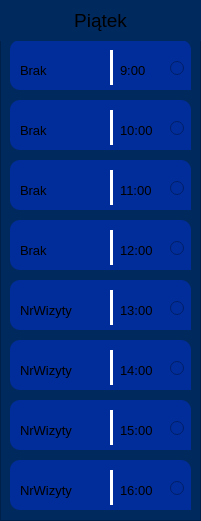
   <widget class="QFrame" name="frame_9">
    <property name="geometry">
     <rect>
      <x>870</x>
      <y>120</y>
      <width>201</width>
      <height>521</height>
     </rect>
    </property>
    <property name="styleSheet">
     <string notr="true">background-color: rgb(0, 41, 94);</string>
    </property>
    <property name="frameShape">
     <enum>QFrame::Shape::StyledPanel</enum>
    </property>
    <property name="frameShadow">
     <enum>QFrame::Shadow::Raised</enum>
    </property>
    <widget class="QFrame" name="frame_66">
     <property name="geometry">
      <rect>
       <x>10</x>
       <y>40</y>
       <width>181</width>
       <height>50</height>
      </rect>
     </property>
     <property name="styleSheet">
      <string notr="true">background-color: rgb(0, 45, 154);
border-radius: 10px;</string>
     </property>
     <property name="frameShape">
      <enum>QFrame::Shape::StyledPanel</enum>
     </property>
     <property name="frameShadow">
      <enum>QFrame::Shadow::Raised</enum>
     </property>
     <widget class="QLabel" name="label_121">
      <property name="geometry">
       <rect>
        <x>10</x>
        <y>10</y>
        <width>121</width>
        <height>41</height>
       </rect>
      </property>
      <property name="font">
       <font>
        <pointsize>10</pointsize>
        <bold>false</bold>
       </font>
      </property>
      <property name="layoutDirection">
       <enum>Qt::LayoutDirection::LeftToRight</enum>
      </property>
      <property name="styleSheet">
       <string notr="true"/>
      </property>
      <property name="text">
       <string>Brak</string>
      </property>
      <property name="textFormat">
       <enum>Qt::TextFormat::RichText</enum>
      </property>
      <property name="alignment">
       <set>Qt::AlignmentFlag::AlignLeading|Qt::AlignmentFlag::AlignLeft|Qt::AlignmentFlag::AlignVCenter</set>
      </property>
     </widget>
     <widget class="Line" name="line_59">
      <property name="geometry">
       <rect>
        <x>100</x>
        <y>10</y>
        <width>3</width>
        <height>35</height>
       </rect>
      </property>
      <property name="styleSheet">
       <string notr="true">background-color: white;</string>
      </property>
      <property name="orientation">
       <enum>Qt::Orientation::Vertical</enum>
      </property>
     </widget>
     <widget class="QLabel" name="label_122">
      <property name="geometry">
       <rect>
        <x>110</x>
        <y>10</y>
        <width>131</width>
        <height>41</height>
       </rect>
      </property>
      <property name="font">
       <font>
        <pointsize>10</pointsize>
        <bold>false</bold>
       </font>
      </property>
      <property name="layoutDirection">
       <enum>Qt::LayoutDirection::LeftToRight</enum>
      </property>
      <property name="styleSheet">
       <string notr="true"/>
      </property>
      <property name="text">
       <string>9:00</string>
      </property>
      <property name="textFormat">
       <enum>Qt::TextFormat::RichText</enum>
      </property>
      <property name="alignment">
       <set>Qt::AlignmentFlag::AlignLeading|Qt::AlignmentFlag::AlignLeft|Qt::AlignmentFlag::AlignVCenter</set>
      </property>
     </widget>
     <widget class="QRadioButton" name="radioButton_21">
      <property name="geometry">
       <rect>
        <x>160</x>
        <y>15</y>
        <width>112</width>
        <height>26</height>
       </rect>
      </property>
      <property name="text">
       <string/>
      </property>
     </widget>
    </widget>
    <widget class="QLabel" name="label_9">
     <property name="geometry">
      <rect>
       <x>0</x>
       <y>0</y>
       <width>201</width>
       <height>41</height>
      </rect>
     </property>
     <property name="font">
      <font>
       <pointsize>14</pointsize>
       <bold>false</bold>
      </font>
     </property>
     <property name="layoutDirection">
      <enum>Qt::LayoutDirection::RightToLeft</enum>
     </property>
     <property name="styleSheet">
      <string notr="true"/>
     </property>
     <property name="text">
      <string>Piątek</string>
     </property>
     <property name="textFormat">
      <enum>Qt::TextFormat::RichText</enum>
     </property>
     <property name="alignment">
      <set>Qt::AlignmentFlag::AlignCenter</set>
     </property>
    </widget>
    <widget class="QFrame" name="frame_67">
     <property name="geometry">
      <rect>
       <x>10</x>
       <y>100</y>
       <width>181</width>
       <height>50</height>
      </rect>
     </property>
     <property name="styleSheet">
      <string notr="true">background-color: rgb(0, 45, 154);
border-radius: 10px;</string>
     </property>
     <property name="frameShape">
      <enum>QFrame::Shape::StyledPanel</enum>
     </property>
     <property name="frameShadow">
      <enum>QFrame::Shadow::Raised</enum>
     </property>
     <widget class="QLabel" name="label_123">
      <property name="geometry">
       <rect>
        <x>10</x>
        <y>10</y>
        <width>121</width>
        <height>41</height>
       </rect>
      </property>
      <property name="font">
       <font>
        <pointsize>10</pointsize>
        <bold>false</bold>
       </font>
      </property>
      <property name="layoutDirection">
       <enum>Qt::LayoutDirection::LeftToRight</enum>
      </property>
      <property name="styleSheet">
       <string notr="true"/>
      </property>
      <property name="text">
       <string>Brak</string>
      </property>
      <property name="textFormat">
       <enum>Qt::TextFormat::RichText</enum>
      </property>
      <property name="alignment">
       <set>Qt::AlignmentFlag::AlignLeading|Qt::AlignmentFlag::AlignLeft|Qt::AlignmentFlag::AlignVCenter</set>
      </property>
     </widget>
     <widget class="Line" name="line_60">
      <property name="geometry">
       <rect>
        <x>100</x>
        <y>10</y>
        <width>3</width>
        <height>35</height>
       </rect>
      </property>
      <property name="styleSheet">
       <string notr="true">background-color: white;</string>
      </property>
      <property name="orientation">
       <enum>Qt::Orientation::Vertical</enum>
      </property>
     </widget>
     <widget class="QLabel" name="label_124">
      <property name="geometry">
       <rect>
        <x>110</x>
        <y>10</y>
        <width>131</width>
        <height>41</height>
       </rect>
      </property>
      <property name="font">
       <font>
        <pointsize>10</pointsize>
        <bold>false</bold>
       </font>
      </property>
      <property name="layoutDirection">
       <enum>Qt::LayoutDirection::LeftToRight</enum>
      </property>
      <property name="styleSheet">
       <string notr="true"/>
      </property>
      <property name="text">
       <string>10:00</string>
      </property>
      <property name="textFormat">
       <enum>Qt::TextFormat::RichText</enum>
      </property>
      <property name="alignment">
       <set>Qt::AlignmentFlag::AlignLeading|Qt::AlignmentFlag::AlignLeft|Qt::AlignmentFlag::AlignVCenter</set>
      </property>
     </widget>
     <widget class="QRadioButton" name="radioButton_22">
      <property name="geometry">
       <rect>
        <x>160</x>
        <y>15</y>
        <width>112</width>
        <height>26</height>
       </rect>
      </property>
      <property name="text">
       <string/>
      </property>
     </widget>
    </widget>
    <widget class="QFrame" name="frame_68">
     <property name="geometry">
      <rect>
       <x>10</x>
       <y>160</y>
       <width>181</width>
       <height>50</height>
      </rect>
     </property>
     <property name="styleSheet">
      <string notr="true">background-color: rgb(0, 45, 154);
border-radius: 10px;</string>
     </property>
     <property name="frameShape">
      <enum>QFrame::Shape::StyledPanel</enum>
     </property>
     <property name="frameShadow">
      <enum>QFrame::Shadow::Raised</enum>
     </property>
     <widget class="QLabel" name="label_125">
      <property name="geometry">
       <rect>
        <x>10</x>
        <y>10</y>
        <width>121</width>
        <height>41</height>
       </rect>
      </property>
      <property name="font">
       <font>
        <pointsize>10</pointsize>
        <bold>false</bold>
       </font>
      </property>
      <property name="layoutDirection">
       <enum>Qt::LayoutDirection::LeftToRight</enum>
      </property>
      <property name="styleSheet">
       <string notr="true"/>
      </property>
      <property name="text">
       <string>Brak</string>
      </property>
      <property name="textFormat">
       <enum>Qt::TextFormat::RichText</enum>
      </property>
      <property name="alignment">
       <set>Qt::AlignmentFlag::AlignLeading|Qt::AlignmentFlag::AlignLeft|Qt::AlignmentFlag::AlignVCenter</set>
      </property>
     </widget>
     <widget class="Line" name="line_61">
      <property name="geometry">
       <rect>
        <x>100</x>
        <y>10</y>
        <width>3</width>
        <height>35</height>
       </rect>
      </property>
      <property name="styleSheet">
       <string notr="true">background-color: white;</string>
      </property>
      <property name="orientation">
       <enum>Qt::Orientation::Vertical</enum>
      </property>
     </widget>
     <widget class="QLabel" name="label_126">
      <property name="geometry">
       <rect>
        <x>110</x>
        <y>10</y>
        <width>131</width>
        <height>41</height>
       </rect>
      </property>
      <property name="font">
       <font>
        <pointsize>10</pointsize>
        <bold>false</bold>
       </font>
      </property>
      <property name="layoutDirection">
       <enum>Qt::LayoutDirection::LeftToRight</enum>
      </property>
      <property name="styleSheet">
       <string notr="true"/>
      </property>
      <property name="text">
       <string>11:00</string>
      </property>
      <property name="textFormat">
       <enum>Qt::TextFormat::RichText</enum>
      </property>
      <property name="alignment">
       <set>Qt::AlignmentFlag::AlignLeading|Qt::AlignmentFlag::AlignLeft|Qt::AlignmentFlag::AlignVCenter</set>
      </property>
     </widget>
     <widget class="QRadioButton" name="radioButton_23">
      <property name="geometry">
       <rect>
        <x>160</x>
        <y>15</y>
        <width>112</width>
        <height>26</height>
       </rect>
      </property>
      <property name="text">
       <string/>
      </property>
     </widget>
    </widget>
    <widget class="QFrame" name="frame_69">
     <property name="geometry">
      <rect>
       <x>10</x>
       <y>340</y>
       <width>181</width>
       <height>50</height>
      </rect>
     </property>
     <property name="styleSheet">
      <string notr="true">background-color: rgb(0, 45, 154);
border-radius: 10px;</string>
     </property>
     <property name="frameShape">
      <enum>QFrame::Shape::StyledPanel</enum>
     </property>
     <property name="frameShadow">
      <enum>QFrame::Shadow::Raised</enum>
     </property>
     <widget class="QLabel" name="label_127">
      <property name="geometry">
       <rect>
        <x>10</x>
        <y>10</y>
        <width>121</width>
        <height>41</height>
       </rect>
      </property>
      <property name="font">
       <font>
        <pointsize>10</pointsize>
        <bold>false</bold>
       </font>
      </property>
      <property name="layoutDirection">
       <enum>Qt::LayoutDirection::LeftToRight</enum>
      </property>
      <property name="styleSheet">
       <string notr="true"/>
      </property>
      <property name="text">
       <string>NrWizyty</string>
      </property>
      <property name="textFormat">
       <enum>Qt::TextFormat::RichText</enum>
      </property>
      <property name="alignment">
       <set>Qt::AlignmentFlag::AlignLeading|Qt::AlignmentFlag::AlignLeft|Qt::AlignmentFlag::AlignVCenter</set>
      </property>
     </widget>
     <widget class="Line" name="line_62">
      <property name="geometry">
       <rect>
        <x>100</x>
        <y>10</y>
        <width>3</width>
        <height>35</height>
       </rect>
      </property>
      <property name="styleSheet">
       <string notr="true">background-color: white;</string>
      </property>
      <property name="orientation">
       <enum>Qt::Orientation::Vertical</enum>
      </property>
     </widget>
     <widget class="QLabel" name="label_128">
      <property name="geometry">
       <rect>
        <x>110</x>
        <y>10</y>
        <width>131</width>
        <height>41</height>
       </rect>
      </property>
      <property name="font">
       <font>
        <pointsize>10</pointsize>
        <bold>false</bold>
       </font>
      </property>
      <property name="layoutDirection">
       <enum>Qt::LayoutDirection::LeftToRight</enum>
      </property>
      <property name="styleSheet">
       <string notr="true"/>
      </property>
      <property name="text">
       <string>14:00</string>
      </property>
      <property name="textFormat">
       <enum>Qt::TextFormat::RichText</enum>
      </property>
      <property name="alignment">
       <set>Qt::AlignmentFlag::AlignLeading|Qt::AlignmentFlag::AlignLeft|Qt::AlignmentFlag::AlignVCenter</set>
      </property>
     </widget>
     <widget class="QRadioButton" name="radioButton_24">
      <property name="geometry">
       <rect>
        <x>160</x>
        <y>15</y>
        <width>112</width>
        <height>26</height>
       </rect>
      </property>
      <property name="text">
       <string/>
      </property>
     </widget>
    </widget>
    <widget class="QFrame" name="frame_70">
     <property name="geometry">
      <rect>
       <x>10</x>
       <y>280</y>
       <width>181</width>
       <height>50</height>
      </rect>
     </property>
     <property name="styleSheet">
      <string notr="true">background-color: rgb(0, 45, 154);
border-radius: 10px;</string>
     </property>
     <property name="frameShape">
      <enum>QFrame::Shape::StyledPanel</enum>
     </property>
     <property name="frameShadow">
      <enum>QFrame::Shadow::Raised</enum>
     </property>
     <widget class="QLabel" name="label_129">
      <property name="geometry">
       <rect>
        <x>10</x>
        <y>10</y>
        <width>121</width>
        <height>41</height>
       </rect>
      </property>
      <property name="font">
       <font>
        <pointsize>10</pointsize>
        <bold>false</bold>
       </font>
      </property>
      <property name="layoutDirection">
       <enum>Qt::LayoutDirection::LeftToRight</enum>
      </property>
      <property name="styleSheet">
       <string notr="true"/>
      </property>
      <property name="text">
       <string>NrWizyty</string>
      </property>
      <property name="textFormat">
       <enum>Qt::TextFormat::RichText</enum>
      </property>
      <property name="alignment">
       <set>Qt::AlignmentFlag::AlignLeading|Qt::AlignmentFlag::AlignLeft|Qt::AlignmentFlag::AlignVCenter</set>
      </property>
     </widget>
     <widget class="Line" name="line_63">
      <property name="geometry">
       <rect>
        <x>100</x>
        <y>10</y>
        <width>3</width>
        <height>35</height>
       </rect>
      </property>
      <property name="styleSheet">
       <string notr="true">background-color: white;</string>
      </property>
      <property name="orientation">
       <enum>Qt::Orientation::Vertical</enum>
      </property>
     </widget>
     <widget class="QLabel" name="label_130">
      <property name="geometry">
       <rect>
        <x>110</x>
        <y>10</y>
        <width>131</width>
        <height>41</height>
       </rect>
      </property>
      <property name="font">
       <font>
        <pointsize>10</pointsize>
        <bold>false</bold>
       </font>
      </property>
      <property name="layoutDirection">
       <enum>Qt::LayoutDirection::LeftToRight</enum>
      </property>
      <property name="styleSheet">
       <string notr="true"/>
      </property>
      <property name="text">
       <string>13:00</string>
      </property>
      <property name="textFormat">
       <enum>Qt::TextFormat::RichText</enum>
      </property>
      <property name="alignment">
       <set>Qt::AlignmentFlag::AlignLeading|Qt::AlignmentFlag::AlignLeft|Qt::AlignmentFlag::AlignVCenter</set>
      </property>
     </widget>
     <widget class="QRadioButton" name="radioButton_25">
      <property name="geometry">
       <rect>
        <x>160</x>
        <y>15</y>
        <width>112</width>
        <height>26</height>
       </rect>
      </property>
      <property name="text">
       <string/>
      </property>
     </widget>
    </widget>
    <widget class="QFrame" name="frame_71">
     <property name="geometry">
      <rect>
       <x>10</x>
       <y>220</y>
       <width>181</width>
       <height>50</height>
      </rect>
     </property>
     <property name="styleSheet">
      <string notr="true">background-color: rgb(0, 45, 154);
border-radius: 10px;</string>
     </property>
     <property name="frameShape">
      <enum>QFrame::Shape::StyledPanel</enum>
     </property>
     <property name="frameShadow">
      <enum>QFrame::Shadow::Raised</enum>
     </property>
     <widget class="QLabel" name="label_131">
      <property name="geometry">
       <rect>
        <x>10</x>
        <y>10</y>
        <width>121</width>
        <height>41</height>
       </rect>
      </property>
      <property name="font">
       <font>
        <pointsize>10</pointsize>
        <bold>false</bold>
       </font>
      </property>
      <property name="layoutDirection">
       <enum>Qt::LayoutDirection::LeftToRight</enum>
      </property>
      <property name="styleSheet">
       <string notr="true"/>
      </property>
      <property name="text">
       <string>Brak</string>
      </property>
      <property name="textFormat">
       <enum>Qt::TextFormat::RichText</enum>
      </property>
      <property name="alignment">
       <set>Qt::AlignmentFlag::AlignLeading|Qt::AlignmentFlag::AlignLeft|Qt::AlignmentFlag::AlignVCenter</set>
      </property>
     </widget>
     <widget class="Line" name="line_64">
      <property name="geometry">
       <rect>
        <x>100</x>
        <y>10</y>
        <width>3</width>
        <height>35</height>
       </rect>
      </property>
      <property name="styleSheet">
       <string notr="true">background-color: white;</string>
      </property>
      <property name="orientation">
       <enum>Qt::Orientation::Vertical</enum>
      </property>
     </widget>
     <widget class="QLabel" name="label_132">
      <property name="geometry">
       <rect>
        <x>110</x>
        <y>10</y>
        <width>131</width>
        <height>41</height>
       </rect>
      </property>
      <property name="font">
       <font>
        <pointsize>10</pointsize>
        <bold>false</bold>
       </font>
      </property>
      <property name="layoutDirection">
       <enum>Qt::LayoutDirection::LeftToRight</enum>
      </property>
      <property name="styleSheet">
       <string notr="true"/>
      </property>
      <property name="text">
       <string>12:00</string>
      </property>
      <property name="textFormat">
       <enum>Qt::TextFormat::RichText</enum>
      </property>
      <property name="alignment">
       <set>Qt::AlignmentFlag::AlignLeading|Qt::AlignmentFlag::AlignLeft|Qt::AlignmentFlag::AlignVCenter</set>
      </property>
     </widget>
     <widget class="QRadioButton" name="radioButton_26">
      <property name="geometry">
       <rect>
        <x>160</x>
        <y>15</y>
        <width>112</width>
        <height>26</height>
       </rect>
      </property>
      <property name="text">
       <string/>
      </property>
     </widget>
    </widget>
    <widget class="QFrame" name="frame_72">
     <property name="geometry">
      <rect>
       <x>10</x>
       <y>400</y>
       <width>181</width>
       <height>50</height>
      </rect>
     </property>
     <property name="styleSheet">
      <string notr="true">background-color: rgb(0, 45, 154);
border-radius: 10px;</string>
     </property>
     <property name="frameShape">
      <enum>QFrame::Shape::StyledPanel</enum>
     </property>
     <property name="frameShadow">
      <enum>QFrame::Shadow::Raised</enum>
     </property>
     <widget class="QLabel" name="label_133">
      <property name="geometry">
       <rect>
        <x>10</x>
        <y>10</y>
        <width>121</width>
        <height>41</height>
       </rect>
      </property>
      <property name="font">
       <font>
        <pointsize>10</pointsize>
        <bold>false</bold>
       </font>
      </property>
      <property name="layoutDirection">
       <enum>Qt::LayoutDirection::LeftToRight</enum>
      </property>
      <property name="styleSheet">
       <string notr="true"/>
      </property>
      <property name="text">
       <string>NrWizyty</string>
      </property>
      <property name="textFormat">
       <enum>Qt::TextFormat::RichText</enum>
      </property>
      <property name="alignment">
       <set>Qt::AlignmentFlag::AlignLeading|Qt::AlignmentFlag::AlignLeft|Qt::AlignmentFlag::AlignVCenter</set>
      </property>
     </widget>
     <widget class="Line" name="line_65">
      <property name="geometry">
       <rect>
        <x>100</x>
        <y>10</y>
        <width>3</width>
        <height>35</height>
       </rect>
      </property>
      <property name="styleSheet">
       <string notr="true">background-color: white;</string>
      </property>
      <property name="orientation">
       <enum>Qt::Orientation::Vertical</enum>
      </property>
     </widget>
     <widget class="QLabel" name="label_134">
      <property name="geometry">
       <rect>
        <x>110</x>
        <y>10</y>
        <width>131</width>
        <height>41</height>
       </rect>
      </property>
      <property name="font">
       <font>
        <pointsize>10</pointsize>
        <bold>false</bold>
       </font>
      </property>
      <property name="layoutDirection">
       <enum>Qt::LayoutDirection::LeftToRight</enum>
      </property>
      <property name="styleSheet">
       <string notr="true"/>
      </property>
      <property name="text">
       <string>15:00</string>
      </property>
      <property name="textFormat">
       <enum>Qt::TextFormat::RichText</enum>
      </property>
      <property name="alignment">
       <set>Qt::AlignmentFlag::AlignLeading|Qt::AlignmentFlag::AlignLeft|Qt::AlignmentFlag::AlignVCenter</set>
      </property>
     </widget>
     <widget class="QRadioButton" name="radioButton_27">
      <property name="geometry">
       <rect>
        <x>160</x>
        <y>15</y>
        <width>112</width>
        <height>26</height>
       </rect>
      </property>
      <property name="text">
       <string/>
      </property>
     </widget>
    </widget>
    <widget class="QFrame" name="frame_73">
     <property name="geometry">
      <rect>
       <x>10</x>
       <y>460</y>
       <width>181</width>
       <height>50</height>
      </rect>
     </property>
     <property name="styleSheet">
      <string notr="true">background-color: rgb(0, 45, 154);
border-radius: 10px;</string>
     </property>
     <property name="frameShape">
      <enum>QFrame::Shape::StyledPanel</enum>
     </property>
     <property name="frameShadow">
      <enum>QFrame::Shadow::Raised</enum>
     </property>
     <widget class="QLabel" name="label_135">
      <property name="geometry">
       <rect>
        <x>10</x>
        <y>10</y>
        <width>121</width>
        <height>41</height>
       </rect>
      </property>
      <property name="font">
       <font>
        <pointsize>10</pointsize>
        <bold>false</bold>
       </font>
      </property>
      <property name="layoutDirection">
       <enum>Qt::LayoutDirection::LeftToRight</enum>
      </property>
      <property name="styleSheet">
       <string notr="true"/>
      </property>
      <property name="text">
       <string>NrWizyty</string>
      </property>
      <property name="textFormat">
       <enum>Qt::TextFormat::RichText</enum>
      </property>
      <property name="alignment">
       <set>Qt::AlignmentFlag::AlignLeading|Qt::AlignmentFlag::AlignLeft|Qt::AlignmentFlag::AlignVCenter</set>
      </property>
     </widget>
     <widget class="Line" name="line_66">
      <property name="geometry">
       <rect>
        <x>100</x>
        <y>10</y>
        <width>3</width>
        <height>35</height>
       </rect>
      </property>
      <property name="styleSheet">
       <string notr="true">background-color: white;</string>
      </property>
      <property name="orientation">
       <enum>Qt::Orientation::Vertical</enum>
      </property>
     </widget>
     <widget class="QLabel" name="label_136">
      <property name="geometry">
       <rect>
        <x>110</x>
        <y>10</y>
        <width>131</width>
        <height>41</height>
       </rect>
      </property>
      <property name="font">
       <font>
        <pointsize>10</pointsize>
        <bold>false</bold>
       </font>
      </property>
      <property name="layoutDirection">
       <enum>Qt::LayoutDirection::LeftToRight</enum>
      </property>
      <property name="styleSheet">
       <string notr="true"/>
      </property>
      <property name="text">
       <string>16:00</string>
      </property>
      <property name="textFormat">
       <enum>Qt::TextFormat::RichText</enum>
      </property>
      <property name="alignment">
       <set>Qt::AlignmentFlag::AlignLeading|Qt::AlignmentFlag::AlignLeft|Qt::AlignmentFlag::AlignVCenter</set>
      </property>
     </widget>
     <widget class="QRadioButton" name="radioButton_28">
      <property name="geometry">
       <rect>
        <x>160</x>
        <y>15</y>
        <width>112</width>
        <height>26</height>
       </rect>
      </property>
      <property name="text">
       <string/>
      </property>
     </widget>
    </widget>
   </widget>
